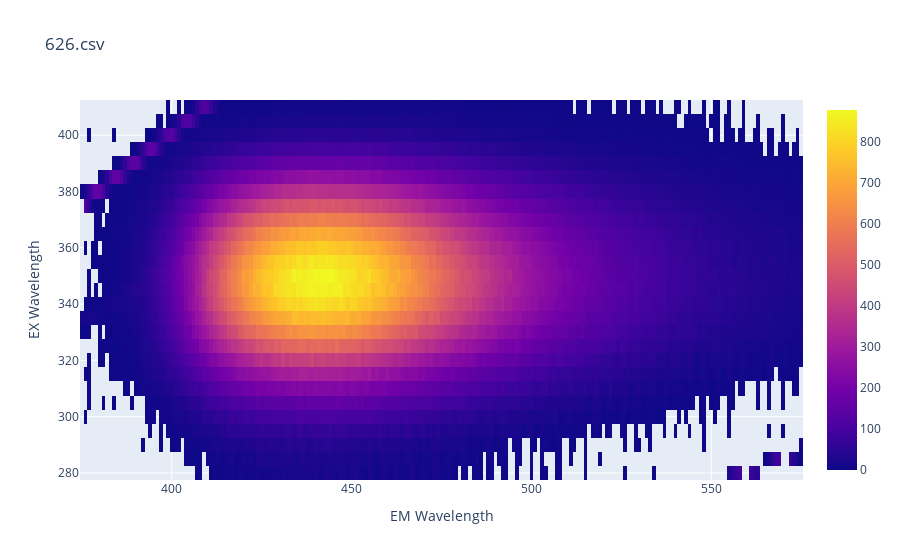

The notebook cell saved with this chart:
### Markdown cell above
## 2. Фильтрация выбросов

Фильтрация выбросов производится по правилу n-сигм: 

_Если величина пикселя отличается от среднего значения (в некотором окне вокруг этого пикселя) более чем на n сигм (дисперсий в том же окне),
то этот пиксель признается выбросным._

Размер окна фильтра подобран в соответствии с физическим соотношением цен деления x и y шкал.

___Используемые функции:___
* [blow_outs_filt](#blow_outs_filt)
* [p_show_img](#p_show_img)

### Code cell
df_bo = blow_outs_filt(df, ker_size = [9, 15])
p_show_img(df_bo, filename, square_fig = False, vmax=None)

### Figure 1 — Plotly figure (JSON) as saved in the notebook; plotly's stock layout.template omitted (floating-point values rounded to 4 significant figures; data arrays with more than 128 entries replaced by an {"elided": "..."} marker saying what was removed)
{"data": [{"type": "heatmap", "x": {"elided": "201 int values"}, "y": [280, 285, 290, 295, 300, 305, 310, 315, 320, 325, 330, 335, 340, 345, 350, 355, 360, 365, 370, 375, 380, 385, 390, 395, 400, 405, 410], "z": {"elided": "27x201 float values"}}], "layout": {"title": {"text": "626.csv"}, "xaxis": {"title": {"text": "EM Wavelength"}}, "yaxis": {"title": {"text": "EX Wavelength"}}}}
